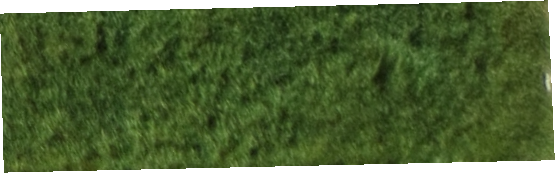
#> input picture Bachlor Projekt/160607_Min/20160607_mm_ebee_rgb_transparent_mosaic_group1_ROI_62.tif, 555 x 173 px; its folder holds only this picture in this run
$ jupyter execute --allow-errors Crop.ipynb   (older library calls are emulated)
#> lines starting #> are read from the running program, lines starting #| are printed output that depends on the picture
### Bachlor Projekt/load_read_name_extractor.py
import glob
import numpy as np
from skimage.io import imread

#Load all pictures in the folder
def read_img(img_list, img):
    n = imread(img)
    img_list.append(n)
    return img_list
def load_name_and_img(path):
#> called with path = '160607_Min/*.tif'
    names = glob.glob(path)
    img_list_names = []
    img_list= []
    cv_image = [read_img(img_list, img) for img in names]
#> in read_img, n is the input picture: shape (173, 555, 4); mean R, G, B, A 62.8, 84.6, 36, 232.8
#> cv_image = 1 item
    return img_list, names
def it_name_extract_labels_from_img(names):
    plots = []
    temp = []
    for i in range(len(names)):
        name_t = names[i]
        #name_t = name_t.replace(".tif", "")
        for j in range(len(names[i])):
            if (names[i][j] == "\\"):
                temp.append(name_t[0:j])
        for j in range(1,len(name_t)):
            if (names[i][-j] == "_"):
                temp.append(name_t[-(j-1):len(name_t)].replace(".tif", ""))
                break
        plots.append(temp)
        temp = []
    return plots

# [5 lines left out: function save_in_txt, not called in this run]

### Bachlor Projekt/Crop.ipynb
[cell 1]
import matplotlib.pyplot as plt
from skimage import io
from skimage import color
from skimage.transform import resize
import math
from skimage.feature import hog
import numpy as np
import glob
import os
#importing required libraries
from skimage.io import imread
from skimage.transform import resize
from skimage.feature import hog
from skimage import exposure
import matplotlib.pyplot as plt

import cv2  # importing cv
import imutils

import load_read_name_extractor as lrne

[cell 2]
def fix_mask(img, n_r, n_c, ign):
    for c in range(n_c):
        for r in range(n_r):
            if (img[r][c][3] < 255):
                img[r][c][3] = 0
    return img

def top_pix(img, n_r, n_c, ign):
    top = 0
    for r in range(n_r):
        if not(0 in img[r,ign:n_c-ign,3]):
            return r
    return top
def buttom_pix(img, n_r, n_c, ign):
    top = 0
    for r in range(n_r-1,0,-1):
        if not(0 in img[r,ign:n_c-ign,3]):
            return r
    return top
def left_pix(img, n_r, n_c, ignT, ignB):
    top = 0
    for c in range(n_c):
        if not(0 in img[ignT:ignB,c,3]):
            return c
    return top
def right_pix(img, n_r, n_c, ignT, ignB):
    top = 0
    for c in range(n_c-1, 0, -1):
        if not(0 in img[ignT:ignB,c,3]):
            return c
    return top
def instanciate(img, ign):
    n_c = len(img[0])
    n_r = len(img)
    img = fix_mask(img, n_r, n_c, ign)
    top = top_pix(img, n_r, n_c, ign)
    buttom = buttom_pix(img, n_r, n_c, ign)
    right = right_pix(img, n_r, n_c, top + ign, buttom-ign)
    left = left_pix(img, n_r, n_c, top + ign, buttom-ign)
    return top, buttom, left, right

[cell 3]
def find_left_corner (img):
    n_c = len(img[0])
    n_r = len(img)
    for c in range(n_c):
        for r in range(n_r):
            if (img[r][c][3] == 255):
                #print("r =" ,r, "c =" ,c)
                return r, c

def find_right_corner (img):
    n_c = len(img[0])
    n_r = len(img)
    for r in range(n_r):
        for c in range(n_c):
            if (img[r][c][3] == 255):
                #print("r =" ,r, "c =" ,c)
                return r, c
def it_rotate_img(img_list, names):
    angle = 0
    for i in range(len(img_list)):
        r1, c1 = find_left_corner (img_list[i])
        r2, c2 = find_right_corner (img_list[i])
        a = r1 - r2
        c = c2 - c1
        try:
            angle = np.degrees(np.arctan(a/c))
        except:
            print(names[i])
        #Decides wether the picture i tilted to the right or
        # to the left and adds 90 degrees if it is tilted to the left
        #This statement doesnt work for 170707_Bj so we removed this for that flight
        if (c2 < 200):
            img_list[i] = imutils.rotate(img_list[i], angle=-angle-90)
        else:
            img_list[i] = imutils.rotate(img_list[i], angle=-angle)
    return img_list

def it_crop_img(img_list):
    for i in range (len(img_list)):
        current_img = img_list[i]
        top, buttom, left, right = instanciate(current_img, 20)
        print(top, buttom, left, right)
        img_list[i] = current_img[top:buttom, left:right]
        if (0 in img_list[i][:,:, 3]):
            #print ("CROP FAILURE on ", 166+i, "RETRIES WITH IGNORE VALUE 0")
            current_img = img_list[i]
            top, buttom, left, right = instanciate(current_img, 0)
            img_list[i] = current_img[top:buttom, left:right]
            if (0 in img_list[i][:,:, 3]):
                print ("CROP FAILURE on ", 166+i)
    return img_list

def it_hog(img_list):
    for i in range (len(img_list)):
        fd, hog_image = hog(img_list[i], orientations=9, pixels_per_cell=(8, 8),
                        cells_per_block=(2, 2), visualize=True, multichannel=True)
        #plt.axis("off")
        #plt.imshow(hog_image, cmap="gray")
        img_list[i] = hog_image
    return img_list

def save_img_list(img_list, path, names):
    for i in range (len(img_list)):
        try:
            plt.imsave(path + names[i][0] + "_" + names[i][1] + '.jpeg', np.ascontiguousarray(img_list[i]))
        except Exception as e:
                print('Save Failure On: ' + names[i][0] + "_" + names[i][1] + '\n' + 'With Failure: ' + str(e))

def reshape(img_list, names):
    r,c = find_mean_shape(img_list)
    for i in range(len(img_list)):
        try:
            img_list[i] = cv2.resize(img_list[i], (c, r))
        except:
            print(print(names[i]))
    return img_list

def find_mean_shape(img_list):
    n = len(img_list)
    mean_c = 0
    mean_r = 0
    for i in range(n):
        mean_r += img_list[i].shape[0]
        mean_c += img_list[i].shape[1]
    return int(np.floor((mean_r/n)/8)*8), int(np.floor((mean_c/n)/8)*8)

[cell 4]
img_list, names = lrne.load_name_and_img('160607_Min/*.tif')
#> img_list = 1 item; names = 1 item

[cell 5]
names[0]

[cell 6]
list_test = lrne.it_name_extract_labels_from_img(names)
#> the loop in it_name_extract_labels_from_img, `for i in range(len(names)):` made 1 pass
#> after the loop in it_name_extract_labels_from_img, `for i in range(len(names)):`: plots = [['62']]
#> list_test = [['62']]

[cell 7]
print(list_test[0])
#| ['62']

[cell 8]
def it_process(img_list, names):
    img_list = it_rotate_img(img_list, names)
#> the loop in it_rotate_img, `for i in range(len(img_list)):` made 1 pass
#> (r1, c1, r2, c2, a, c) on pass 1: (14, 0, 0, 544, 14, 544)
#> after the loop in it_rotate_img, `for i in range(len(img_list)):`: img_list = 1 item
    img_list = it_crop_img(img_list)
    img_list = reshape(img_list, names)
    name_list = lrne.it_name_extract_labels_from_img(names)
    save_img_list(img_list, "cropped/", name_list)

#> (the rest of this cell did not finish here and is left out)

#> the loop in it_crop_img, `for i in range (len(img_list)):` made 1 pass
#| 8 164 3 549
#> pass 1, in it_crop_img, `current_img = img_list[i]`:
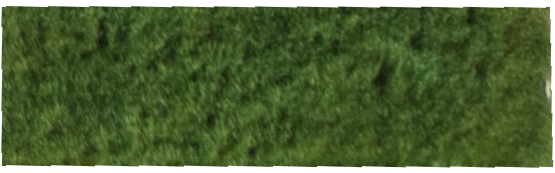
#> current_img: shape (173, 555, 4); mean of channels 0, 1, 2, 3 61.2, 82.5, 35, 232.8; transparent parts drawn white
#> in find_mean_shape, `n = len(img_list)`: n = 1
#> in reshape, `r,c = find_mean_shape(img_list)`: r = 152; c = 544
#> the loop in reshape, `for i in range(len(img_list)):` made 1 pass
#> after the loop in reshape, `for i in range(len(img_list)):`: img_list = 1 item
#> the loop in it_name_extract_labels_from_img (call 2), `for i in range(len(names)):` made 1 pass
#> in it_process, `name_list = lrne.it_name_extract_labels_from_img(names)`: name_list = [['62']]
#> the loop in save_img_list, `for i in range (len(img_list)):` made 1 pass


$ run again, on Bachlor Projekt/160607_Min/20160607_mm_ebee_rgb_transparent_mosaic_group1_ROI_66.tif
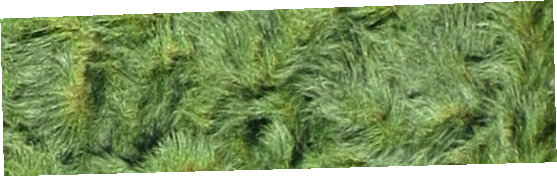
#> input picture Bachlor Projekt/160607_Min/20160607_mm_ebee_rgb_transparent_mosaic_group1_ROI_66.tif, 557 x 177 px
#> in read_img, n is the input picture: shape (177, 557, 4); mean R, G, B, A 109.5, 137.8, 75.9, 228.7
#> cv_image = 1 item
#> the loop in it_name_extract_labels_from_img, `for i in range(len(names)):` made 1 pass
#> after the loop in it_name_extract_labels_from_img, `for i in range(len(names)):`: plots = [['66']]
#| ['66']
#> the loop in it_rotate_img, `for i in range(len(img_list)):` made 1 pass
#> (r1, c1, r2, c2, a, c) on pass 1: (19, 0, 0, 544, 19, 544)
#> after the loop in it_rotate_img, `for i in range(len(img_list)):`: img_list = 1 item
#> the loop in it_crop_img, `for i in range (len(img_list)):` made 1 pass
#> (printed output is left out)
#> pass 1, in it_crop_img, `current_img = img_list[i]`:
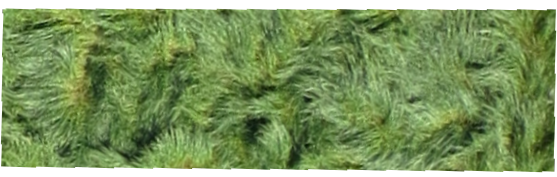
#> current_img: shape (177, 557, 4); mean of channels 0, 1, 2, 3 106, 133.5, 73.7, 228.7; transparent parts drawn white
#> pass 1, in it_crop_img, `current_img = img_list[i]`:
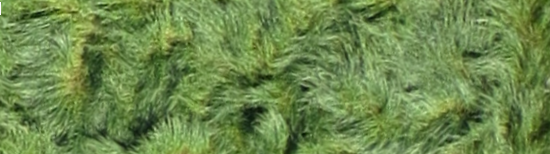
#> current_img: shape (154, 550, 4); mean of channels 0, 1, 2, 3 108.5, 136.7, 76, 255; transparent parts drawn white
#> n = 1
#> in reshape, `r,c = find_mean_shape(img_list)`: r = 152; c = 544
#> the loop in reshape, `for i in range(len(img_list)):` made 1 pass
#> after the loop in reshape, `for i in range(len(img_list)):`: img_list = 1 item
#> the loop in it_name_extract_labels_from_img (call 2), `for i in range(len(names)):` made 1 pass
#> name_list = [['66']]
#> the loop in save_img_list, `for i in range (len(img_list)):` made 1 pass

$ run again, on Bachlor Projekt/160607_Min/20160607_mm_ebee_rgb_transparent_mosaic_group1_ROI_67.tif
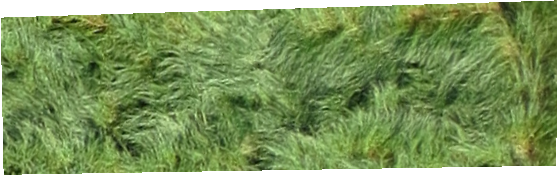
#> input picture Bachlor Projekt/160607_Min/20160607_mm_ebee_rgb_transparent_mosaic_group1_ROI_67.tif, 557 x 175 px
#> in read_img, n is the input picture: shape (175, 557, 4); mean R, G, B, A 110, 138.3, 73.8, 234
#> cv_image = 1 item
#> the loop in it_name_extract_labels_from_img, `for i in range(len(names)):` made 1 pass
#> after the loop in it_name_extract_labels_from_img, `for i in range(len(names)):`: plots = [['67']]
#| ['67']
#> the loop in it_rotate_img, `for i in range(len(img_list)):` made 1 pass
#> (r1, c1, r2, c2, a, c) on pass 1: (18, 1, 0, 554, 18, 553)
#> after the loop in it_rotate_img, `for i in range(len(img_list)):`: img_list = 1 item
#> the loop in it_crop_img, `for i in range (len(img_list)):` made 1 pass
#> (printed output is left out)
#> pass 1, in it_crop_img, `current_img = img_list[i]`:
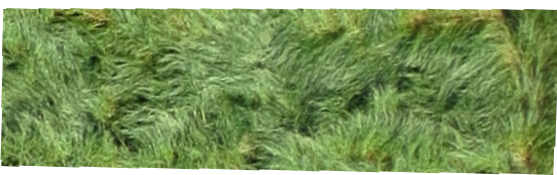
#> current_img: shape (175, 557, 4); mean of channels 0, 1, 2, 3 107.2, 134.6, 72, 233.7; transparent parts drawn white
#> pass 1, in it_crop_img, `current_img = img_list[i]`:
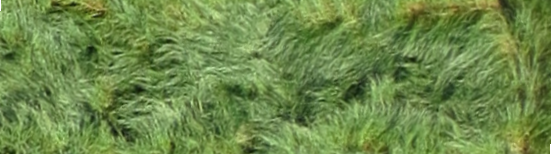
#> current_img: shape (154, 551, 4); mean of channels 0, 1, 2, 3 109.5, 137.6, 74.1, 254.9; transparent parts drawn white
#> n = 1
#> in reshape, `r,c = find_mean_shape(img_list)`: r = 128; c = 544
#> the loop in reshape, `for i in range(len(img_list)):` made 1 pass
#> after the loop in reshape, `for i in range(len(img_list)):`: img_list = 1 item
#> the loop in it_name_extract_labels_from_img (call 2), `for i in range(len(names)):` made 1 pass
#> name_list = [['67']]
#> the loop in save_img_list, `for i in range (len(img_list)):` made 1 pass

$ run again, on Bachlor Projekt/160607_Min/20160607_mm_ebee_rgb_transparent_mosaic_group1_ROI_69.tif
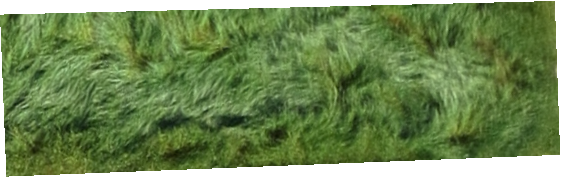
#> input picture Bachlor Projekt/160607_Min/20160607_mm_ebee_rgb_transparent_mosaic_group1_ROI_69.tif, 561 x 177 px
#> in read_img, n is the input picture: shape (177, 561, 4); mean R, G, B, A 89.3, 117.3, 58.5, 225
#> cv_image = 1 item
#> the loop in it_name_extract_labels_from_img, `for i in range(len(names)):` made 1 pass
#> after the loop in it_name_extract_labels_from_img, `for i in range(len(names)):`: plots = [['69']]
#| ['69']
#> the loop in it_rotate_img, `for i in range(len(img_list)):` made 1 pass
#> (r1, c1, r2, c2, a, c) on pass 1: (15, 0, 1, 534, 14, 534)
#> after the loop in it_rotate_img, `for i in range(len(img_list)):`: img_list = 1 item
#> the loop in it_crop_img, `for i in range (len(img_list)):` made 1 pass
#> (printed output is left out)
#> pass 1, in it_crop_img, `current_img = img_list[i]`:
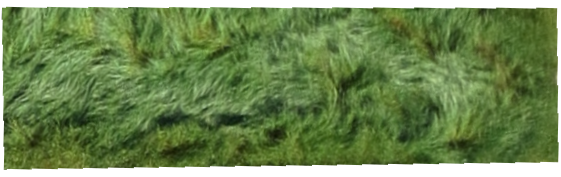
#> current_img: shape (177, 561, 4); mean of channels 0, 1, 2, 3 87.4, 114.9, 57.1, 225; transparent parts drawn white
#> n = 1
#> in reshape, `r,c = find_mean_shape(img_list)`: r = 144; c = 544
#> the loop in reshape, `for i in range(len(img_list)):` made 1 pass
#> after the loop in reshape, `for i in range(len(img_list)):`: img_list = 1 item
#> the loop in it_name_extract_labels_from_img (call 2), `for i in range(len(names)):` made 1 pass
#> name_list = [['69']]
#> the loop in save_img_list, `for i in range (len(img_list)):` made 1 pass

$ run again, on Bachlor Projekt/160607_Min/20160607_mm_ebee_rgb_transparent_mosaic_group1_ROI_63.tif
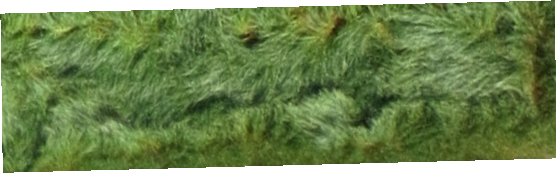
#> input picture Bachlor Projekt/160607_Min/20160607_mm_ebee_rgb_transparent_mosaic_group1_ROI_63.tif, 557 x 173 px
#> in read_img, n is the input picture: shape (173, 557, 4); mean R, G, B, A 92.8, 118.5, 59.9, 232.6
#> cv_image = 1 item
#> the loop in it_name_extract_labels_from_img, `for i in range(len(names)):` made 1 pass
#> after the loop in it_name_extract_labels_from_img, `for i in range(len(names)):`: plots = [['63']]
#| ['63']
#> the loop in it_rotate_img, `for i in range(len(img_list)):` made 1 pass
#> (r1, c1, r2, c2, a, c) on pass 1: (14, 0, 0, 551, 14, 551)
#> after the loop in it_rotate_img, `for i in range(len(img_list)):`: img_list = 1 item
#> the loop in it_crop_img, `for i in range (len(img_list)):` made 1 pass
#> (printed output is left out)
#> pass 1, in it_crop_img, `current_img = img_list[i]`:
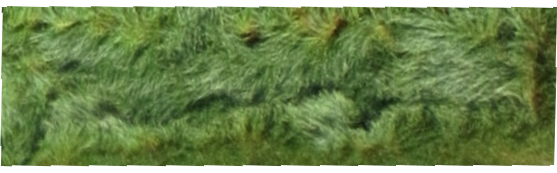
#> current_img: shape (173, 557, 4); mean of channels 0, 1, 2, 3 91.1, 116.3, 58.7, 232.6; transparent parts drawn white
#> n = 1
#> in reshape, `r,c = find_mean_shape(img_list)`: r = 152; c = 544
#> the loop in reshape, `for i in range(len(img_list)):` made 1 pass
#> after the loop in reshape, `for i in range(len(img_list)):`: img_list = 1 item
#> the loop in it_name_extract_labels_from_img (call 2), `for i in range(len(names)):` made 1 pass
#> name_list = [['63']]
#> the loop in save_img_list, `for i in range (len(img_list)):` made 1 pass
